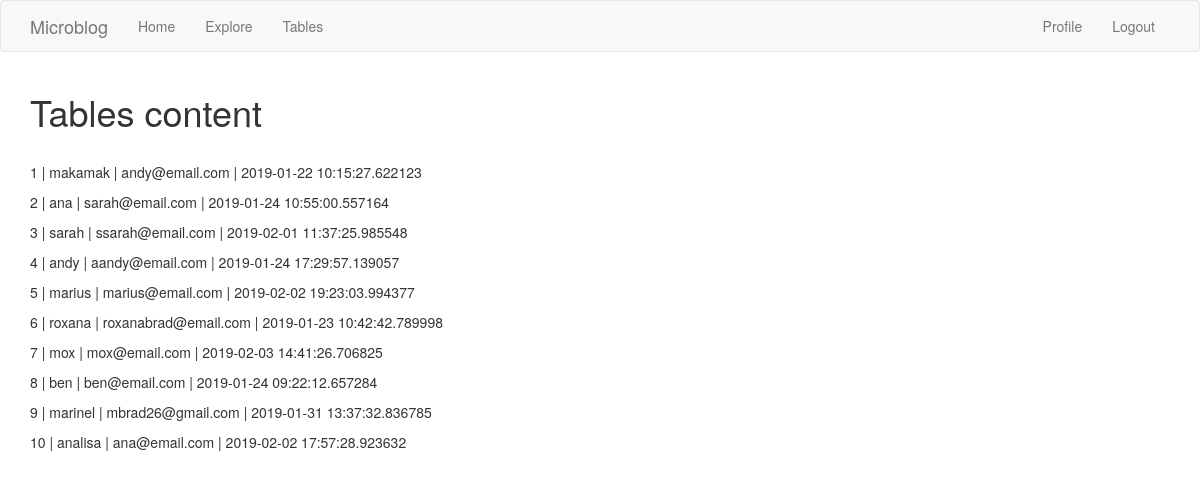
The app's page /tables (signed in), older data.
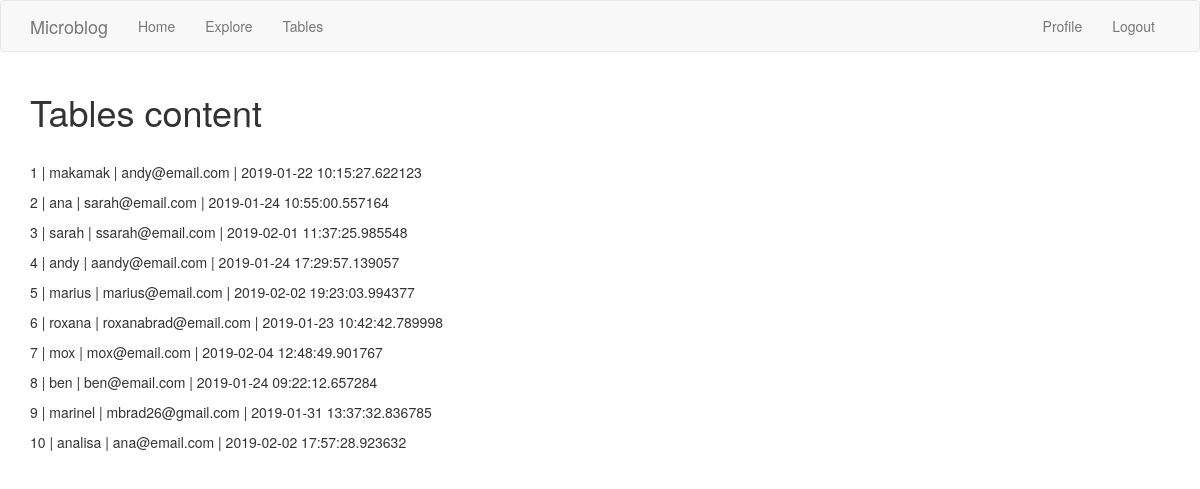
The same page, newer data.
### app/models.py (models this page shows, shortened)
class User(UserMixin, db.Model):
    id = db.Column(db.Integer, primary_key=True)
    username = db.Column(db.String(60), index=True, unique=True)
    email = db.Column(db.String(120), index=True, unique=True)
    password_hash = db.Column(db.String(128))
    about_me = db.Column(db.String(140))
    last_seen = db.Column(db.DateTime, default=datetime.utcnow)
    posts = db.relationship('Post', backref='author', lazy='dynamic')
    followed = db.relationship('User', secondary=followers,
                               primaryjoin=(followers.c.follower_id == id),
                               secondaryjoin=(followers.c.followed_id == id),
                               backref=db.backref('followers', lazy='dynamic'),
                               lazy='dynamic')

### app/routes.py (the view)
@app.route('/tables')
@login_required
def tables():
    user = User.query.all()
    post = Post.query.all()
    return render_template('tables.html', title='DataBase Content', user=user, post=post)

### app/models.py (called while the page is built)
@login.user_loader
def load_user(id):
    return User.query.get(int(id))

### app/routes.py (called while the page is built)
@app.before_request
def before_request():
    if current_user.is_authenticated:
        current_user.last_seen = datetime.utcnow()
        db.session.commit()
    g.locale = str(get_locale())

### app/templates/tables.html
{% extends "base.html" %}
{% block app_content %}
    <h1>Tables content</h1>
    <br>
    {% for u in user %}
        <p> {{ u.id }}  | {{ u.username }} | {{ u.email }} | {{ u.last_seen }}</p>
    {% endfor %}
{% endblock %}

Row changes from the older to the newer data that the page shows:
changed User "mox": last_seen "2019-02-03 14:41:26.706825" → "2019-02-04 12:48:49.901767"
